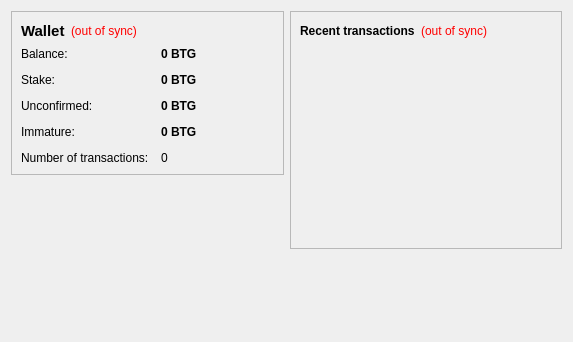
<?xml version="1.0" encoding="UTF-8"?>
<ui version="4.0">
 <class>OverviewPage</class>
 <widget class="QWidget" name="OverviewPage">
  <property name="geometry">
   <rect>
    <x>0</x>
    <y>0</y>
    <width>573</width>
    <height>342</height>
   </rect>
  </property>
  <property name="windowTitle">
   <string>Form</string>
  </property>
  <layout class="QHBoxLayout" name="horizontalLayout" stretch="1,1">
   <item>
    <layout class="QVBoxLayout" name="verticalLayout_2">
     <item>
      <widget class="QFrame" name="frame">
       <property name="frameShape">
        <enum>QFrame::StyledPanel</enum>
       </property>
       <property name="frameShadow">
        <enum>QFrame::Raised</enum>
       </property>
       <layout class="QVBoxLayout" name="verticalLayout_4">
        <item>
         <layout class="QHBoxLayout" name="horizontalLayout_4">
          <item>
           <widget class="QLabel" name="label_5">
            <property name="font">
             <font>
              <pointsize>11</pointsize>
              <weight>75</weight>
              <bold>true</bold>
             </font>
            </property>
            <property name="text">
             <string>Wallet</string>
            </property>
           </widget>
          </item>
          <item>
           <widget class="QLabel" name="labelWalletStatus">
            <property name="toolTip">
             <string>The displayed information may be out of date. Your wallet automatically synchronizes with the BitGem network after a connection is established, but this process has not completed yet.</string>
            </property>
            <property name="styleSheet">
             <string notr="true">QLabel { color: red; }</string>
            </property>
            <property name="text">
             <string notr="true">(out of sync)</string>
            </property>
            <property name="alignment">
             <set>Qt::AlignLeading|Qt::AlignLeft|Qt::AlignVCenter</set>
            </property>
           </widget>
          </item>
          <item>
           <spacer name="horizontalSpacer_2">
            <property name="orientation">
             <enum>Qt::Horizontal</enum>
            </property>
            <property name="sizeHint" stdset="0">
             <size>
              <width>40</width>
              <height>20</height>
             </size>
            </property>
           </spacer>
          </item>
         </layout>
        </item>
        <item>
         <layout class="QFormLayout" name="formLayout_2">
          <property name="fieldGrowthPolicy">
           <enum>QFormLayout::AllNonFixedFieldsGrow</enum>
          </property>
          <property name="horizontalSpacing">
           <number>12</number>
          </property>
          <property name="verticalSpacing">
           <number>12</number>
          </property>
          <item row="0" column="0">
           <widget class="QLabel" name="label">
            <property name="text">
             <string>Balance:</string>
            </property>
           </widget>
          </item>
          <item row="0" column="1">
           <widget class="QLabel" name="labelBalance">
            <property name="font">
             <font>
              <weight>75</weight>
              <bold>true</bold>
             </font>
            </property>
            <property name="cursor">
             <cursorShape>IBeamCursor</cursorShape>
            </property>
            <property name="toolTip">
             <string>Your current balance</string>
            </property>
            <property name="text">
             <string notr="true">0 BTG</string>
            </property>
            <property name="textInteractionFlags">
             <set>Qt::LinksAccessibleByMouse|Qt::TextSelectableByKeyboard|Qt::TextSelectableByMouse</set>
            </property>
           </widget>
          </item>
          <item row="1" column="0">
           <widget class="QLabel" name="label_6">
            <property name="text">
             <string>Stake:</string>
            </property>
           </widget>
          </item>
          <item row="1" column="1">
           <widget class="QLabel" name="labelStake">
            <property name="font">
             <font>
              <weight>75</weight>
              <bold>true</bold>
             </font>
            </property>
            <property name="cursor">
             <cursorShape>IBeamCursor</cursorShape>
            </property>
            <property name="toolTip">
             <string>Total of coins that was staked, and do not yet count toward the current balance</string>
            </property>
            <property name="text">
             <string notr="true">0 BTG</string>
            </property>
            <property name="textInteractionFlags">
             <set>Qt::LinksAccessibleByMouse|Qt::TextSelectableByKeyboard|Qt::TextSelectableByMouse</set>
            </property>
           </widget>
          </item>
          <item row="2" column="0">
           <widget class="QLabel" name="label_3">
            <property name="text">
             <string>Unconfirmed:</string>
            </property>
           </widget>
          </item>
          <item row="2" column="1">
           <widget class="QLabel" name="labelUnconfirmed">
            <property name="font">
             <font>
              <weight>75</weight>
              <bold>true</bold>
             </font>
            </property>
            <property name="cursor">
             <cursorShape>IBeamCursor</cursorShape>
            </property>
            <property name="toolTip">
             <string>Total of transactions that have yet to be confirmed, and do not yet count toward the current balance</string>
            </property>
            <property name="text">
             <string notr="true">0 BTG</string>
            </property>
            <property name="textInteractionFlags">
             <set>Qt::LinksAccessibleByMouse|Qt::TextSelectableByKeyboard|Qt::TextSelectableByMouse</set>
            </property>
           </widget>
          </item>
          <item row="3" column="0">
           <widget class="QLabel" name="labelImmatureText">
            <property name="text">
             <string>Immature:</string>
            </property>
           </widget>
          </item>
          <item row="3" column="1">
           <widget class="QLabel" name="labelImmature">
            <property name="font">
             <font>
              <weight>75</weight>
              <bold>true</bold>
             </font>
            </property>
            <property name="toolTip">
             <string>Mined balance that has not yet matured</string>
            </property>
            <property name="text">
             <string notr="true">0 BTG</string>
            </property>
            <property name="textInteractionFlags">
             <set>Qt::LinksAccessibleByMouse|Qt::TextSelectableByKeyboard|Qt::TextSelectableByMouse</set>
            </property>
           </widget>
          </item>
          <item row="4" column="0">
           <widget class="QLabel" name="label_2">
            <property name="text">
             <string>Number of transactions:</string>
            </property>
           </widget>
          </item>
          <item row="4" column="1">
           <widget class="QLabel" name="labelNumTransactions">
            <property name="toolTip">
             <string>Total number of transactions in wallet</string>
            </property>
            <property name="text">
             <string notr="true">0</string>
            </property>
           </widget>
          </item>
         </layout>
        </item>
       </layout>
      </widget>
     </item>

     <item>
      <widget class="QWidget" name="widget" native="true">
       <layout class="QVBoxLayout" name="verticalLayout_6">
        <item>
         <spacer name="verticalSpacer">
          <property name="orientation">
           <enum>Qt::Vertical</enum>
          </property>
          <property name="sizeHint" stdset="0">
           <size>
            <width>20</width>
            <height>40</height>
           </size>
          </property>
         </spacer>
        </item>
        <item>
         <layout class="QHBoxLayout" name="horizontalLayout_3">
          <item>
           <spacer name="horizontalSpacer_3">
            <property name="orientation">
             <enum>Qt::Horizontal</enum>
            </property>
            <property name="sizeHint" stdset="0">
             <size>
              <width>40</width>
              <height>20</height>
             </size>
            </property>
           </spacer>
          </item>
          <item>
           <widget class="QPushButton" name="HomeButton">
            <property name="toolTip">
             <string> Click to go to BitGem Home page. </string>
            </property>
            <property name="minimumSize">
             <size>
              <width>128</width>
              <height>128</height>
             </size>
            </property>
            <property name="maximumSize">
             <size>
              <width>128</width>
              <height>128</height>
             </size>
            </property>
            <property name="cursor">
             <cursorShape>PointingHandCursor</cursorShape>
            </property>
            <property name="text">
             <string/>
            </property>
            <property name="icon">
             <iconset resource="../bitcoin.qrc">
              <normaloff>:/icons/logo-128</normaloff>:/icons/logo-128</iconset>
            </property>
            <property name="iconSize">
             <size>
              <width>128</width>
              <height>128</height>
             </size>
            </property>
            <property name="flat">
             <bool>true</bool>
            </property>
           </widget>
          </item>
          <item>
           <spacer name="horizontalSpacer_4">
            <property name="orientation">
             <enum>Qt::Horizontal</enum>
            </property>
            <property name="sizeHint" stdset="0">
             <size>
              <width>40</width>
              <height>20</height>
             </size>
            </property>
           </spacer>
          </item>
         </layout>
        </item>
        <item>
         <spacer name="verticalSpacer_2">
          <property name="orientation">
           <enum>Qt::Vertical</enum>
          </property>
          <property name="sizeHint" stdset="0">
           <size>
            <width>20</width>
            <height>40</height>
           </size>
          </property>
         </spacer>
        </item>
       </layout>
      </widget>
     </item>
    </layout>
   </item>

   <item>
    <layout class="QVBoxLayout" name="verticalLayout_3">
     <item>
      <widget class="QFrame" name="frame_2">
       <property name="frameShape">
        <enum>QFrame::StyledPanel</enum>
       </property>
       <property name="frameShadow">
        <enum>QFrame::Raised</enum>
       </property>
       <layout class="QVBoxLayout" name="verticalLayout">
        <item>
         <layout class="QHBoxLayout" name="horizontalLayout_2">
          <item>
           <widget class="QLabel" name="label_4">
            <property name="text">
             <string>&lt;b&gt;Recent transactions&lt;/b&gt;</string>
            </property>
           </widget>
          </item>
          <item>
           <widget class="QLabel" name="labelTransactionsStatus">
            <property name="toolTip">
             <string>The displayed information may be out of date. Your wallet automatically synchronizes with the BitGem network after a connection is established, but this process has not completed yet.</string>
            </property>
            <property name="styleSheet">
             <string notr="true">QLabel { color: red; }</string>
            </property>
            <property name="text">
             <string notr="true">(out of sync)</string>
            </property>
            <property name="alignment">
             <set>Qt::AlignRight|Qt::AlignTrailing|Qt::AlignVCenter</set>
            </property>
           </widget>
          </item>
          <item>
           <spacer name="horizontalSpacer">
            <property name="orientation">
             <enum>Qt::Horizontal</enum>
            </property>
            <property name="sizeHint" stdset="0">
             <size>
              <width>40</width>
              <height>20</height>
             </size>
            </property>
           </spacer>
          </item>
         </layout>
        </item>
        <item>
         <widget class="QListView" name="listTransactions">
          <property name="styleSheet">
           <string notr="true">QListView { background: transparent; }</string>
          </property>
          <property name="frameShape">
           <enum>QFrame::NoFrame</enum>
          </property>
          <property name="verticalScrollBarPolicy">
           <enum>Qt::ScrollBarAlwaysOff</enum>
          </property>
          <property name="horizontalScrollBarPolicy">
           <enum>Qt::ScrollBarAlwaysOff</enum>
          </property>
          <property name="selectionMode">
           <enum>QAbstractItemView::NoSelection</enum>
          </property>
         </widget>
        </item>
       </layout>
      </widget>
     </item>
     <item>
      <spacer name="verticalSpacer_2">
       <property name="orientation">
        <enum>Qt::Vertical</enum>
       </property>
       <property name="sizeHint" stdset="0">
        <size>
         <width>20</width>
         <height>40</height>
        </size>
       </property>
      </spacer>
     </item>
    </layout>
   </item>
  </layout>
 </widget>
 <resources/>
 <connections/>
</ui>
